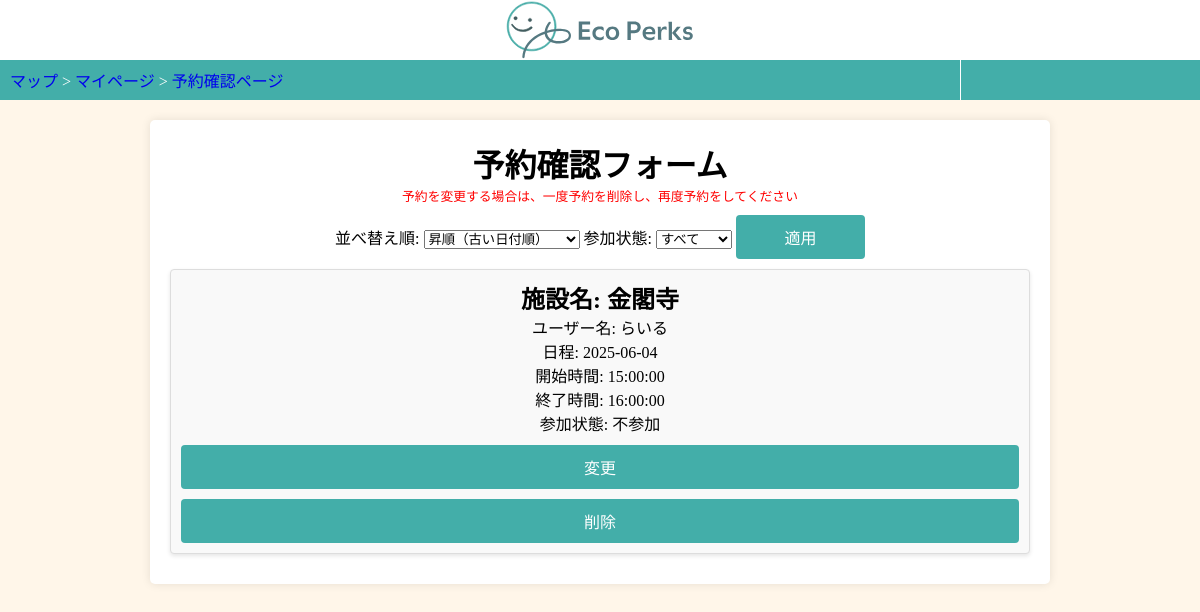
Screenshot of /PHP/ReserveCheck_Customer.php (signed in) with the database file from the repository.
### tables this page shows
CREATE TABLE `yoyaku` (
  `id` int(11) NOT NULL,
  `username` varchar(255) NOT NULL,
  `reservation_date` date NOT NULL,
  `area_id` int(11) NOT NULL,
  `start_time` time NOT NULL,
  `end_time` time NOT NULL,
  `status` int(11) DEFAULT 0,
  `created_at` timestamp NOT NULL DEFAULT current_timestamp(),
  `update_at` timestamp NOT NULL DEFAULT current_timestamp(),
  `location` varchar(255) DEFAULT NULL,
  `price` int NOT NULL
);

CREATE TABLE `users` (
  `id` int(11) NOT NULL,
  `username` varchar(255) NOT NULL,
  `providedPassword` varchar(255) NOT NULL,
  `email` varchar(255) NOT NULL,
  `imgpath` varchar(255) DEFAULT NULL
);

### PHP/ReserveCheck_Customer.php (the view, shortened to what this page needs)
<!DOCTYPE html>
<html>
<head>
    <link rel="stylesheet" href="../CSS/indexStyle.css">
    <link rel="stylesheet" href="../CSS/yoyakukakuninStyle.css">
</head>
<body>
<?php
$user_id = $_SESSION['user_id'];
$directory = '<a href="../index.php">マップ</a> > <a href="./Mypage_user.php">マイページ</a> > <a href="./ReserveCheck_Customer.php">予約確認ページ</a>';
$order_by = isset($_GET['order']) ? $_GET['order'] : 'asc';
if ($order_by == 'asc') {
    $order_sql = "ORDER BY reservation_date ASC";
} elseif ($order_by == 'desc') {
    $order_sql = "ORDER BY reservation_date DESC";
} else {
    $order_sql = "ORDER BY ABS(DATEDIFF(reservation_date, CURDATE())) ASC";
}
$selected_status = $_GET['status'] ?? 'all';
$status_condition = match ($selected_status) {
    '0' => "AND status = 0",
    '1' => "AND status = 1",
    '2' => "AND status = 2",
    'all' => "",
    default => "",
};
try {
    $pdo = dbConnect();
    $pdo->setAttribute(PDO::ATTR_ERRMODE, PDO::ERRMODE_EXCEPTION);
    $yoyakusql = "SELECT username, id, reservation_date, start_time, end_time, location, status,
                        CASE
                            WHEN status = 0 THEN '不参加'
                            WHEN status = 1 THEN '参加中'
                            WHEN status = 2 THEN '参加済み'
                            ELSE '未設定'
                        END AS status_label,
                        CASE
                            WHEN reservation_date < CURDATE() THEN 'past'
                            ELSE 'future'
                        END AS reservation_status
                  FROM yoyaku
                  WHERE username = :user_id
                  AND reservation_date >= CURDATE() - INTERVAL 5 YEAR
                  $status_condition
                  $order_sql";
    $stmt = $pdo->prepare($yoyakusql);
    $stmt->bindParam(':user_id', $user_id, PDO::PARAM_INT);
    $stmt->execute();
    $row = $stmt->fetchAll(PDO::FETCH_ASSOC);
    $usersql = "SELECT username
                FROM users_kokyaku
                INNER JOIN users
                ON users_kokyaku.user_id = users.id
                WHERE users.id = :user_id";
    $stmt = $pdo->prepare($usersql);
    $stmt->bindParam(':user_id', $user_id, PDO::PARAM_INT);
    $stmt->execute();
    $userrow = $stmt->fetch(PDO::FETCH_ASSOC);
} catch (PDOException $e) {
    echo "<p>データベースエラー: " . $e->getMessage() . "</p>";
} catch (Exception $e) {
    echo "<p>エラー: " . $e->getMessage() . "</p>";
}
?>
<?php include 'header.php';?>
<div class="container">
    <h1>予約確認フォーム</h1>
    <p class="p">予約を変更する場合は、一度予約を削除し、再度予約をしてください</p>
    <form method="GET" action="ReserveCheck_Customer.php">
        <label for="order">並べ替え順: </label>
        <select name="order" id="order">
            <option value="asc" <?= $order_by === 'asc' ? 'selected' : '' ?>>昇順（古い日付順）</option>
        </select>
        <label for="status">参加状態: </label>
        <select name="status" id="status">
            <option value="all" <?= $selected_status === 'all' ? 'selected' : '' ?>>すべて</option>
        </select>
        <input  type="submit" value="適用" class="button">
    </form>
    <?php
        if($row){
            foreach($row as $rows){
                $username = $userrow['username'];
                $location = $rows['location'];
                $reservation_date = $rows['reservation_date'];
                $start_time = $rows['start_time'];
                $end_time = $rows['end_time'];
                $status_label = $rows['status_label'];
                $id = $rows['id'];
                $status = (strtotime($reservation_date) < strtotime('today')) ? 'past' : 'future';
                $class = ($status === 'past') ? 'gray-out' : '';
                echo '<li class="' . $class . '"><h2>施設名: ' . $location . '</h2>';
                echo "<p>ユーザー名: $username</p>";
                echo "<p>日程: $reservation_date</p>";
                echo "<p>開始時間: $start_time</p>";
                echo "<p>終了時間: $end_time</p>";
                echo "<p>参加状態: $status_label</p>";
                echo <<<HTML
                <form action="./resv_change.php" method="post">
                    <div class='resvChange'>
                        <input type="hidden" name="reservation_id" value="$id">
                        <input type="submit" class="changeStyle" value="変更">
                    </div>
                </form>
                <form method='POST' action='' onsubmit='return confirmDelete();'>
                    <input type='hidden' name='delete_id' value='$id'>
                    <input type='submit' name='delete' value='削除' class='deleteStyle'>
                </form>
                </li>
                HTML;
            }
        } else {
            echo "<p>予約情報が見つかりませんでした。</p>";
        }
    ?>
</div>
</body>
</html>

### CSS/indexStyle.css (style rules this page uses)
body { background-color: #FFF6E9; overflow: scroll; }
.p { color:red; font-size: 80%; }

### CSS/yoyakukakuninStyle.css (style rules this page uses)
* { margin: 0; padding: 0; box-sizing: border-box; }
.container { max-width: 75%; margin: 120px auto; background-color: #fff; padding: 20px; border-radius: 5px; box-shadow: 0 0 10px rgba(0, 0, 0, 0.1); text-align: center; }
li { list-style: none; padding: 10px; margin-top: 10px; margin-bottom: 10px; border: 1px solid #ddd; border-radius: 4px; background-color: #f9f9f9; box-shadow: 0 2px 4px rgba(0, 0, 0, 0.1); }
.deleteStyle, .changeStyle, .link_button { width: 100%; margin-top: 10px; padding: 10px; background-color: #43AEA9; color: #fff; border: none; border-radius: 4px; cursor: pointer; font-size: 16px; }

### PHP/ReserveCheck_Customer.php (style rules this page uses)
.button { width: 15%; margin-top: 10px; padding: 10px; background-color: #43AEA9; color: #fff; border: none; border-radius: 4px; cursor: pointer; font-size: 16px; }

### PHP/header.php (style rules this page uses)
a { text-decoration: none; }

### rows the page displays
yoyaku: location "金閣寺", reservation_date "2025-06-04", start_time "15:00:00", end_time "16:00:00", status_label "不参加"
users: username "らいる"
